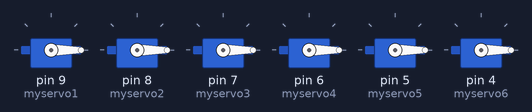
Recording of a sketch running on a simulated Arduino Uno, built with avr-gcc and run on an emulated ATmega328P. Shown: 6 × servo.

Above: at 0.05 s.
At 4.0 s:
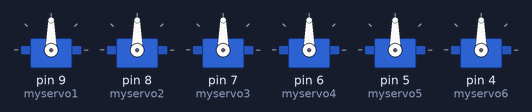
Timing chart, 0 to 5.2 s (numbered marks = the images above):
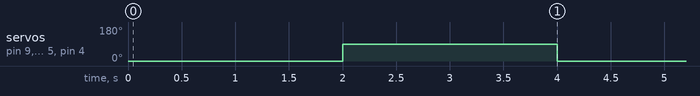

The sketch:

servos.ino
```cpp
#include <Servo.h>
Servo myservo1;
Servo myservo2;
Servo myservo3;
Servo myservo4;
Servo myservo5;
Servo myservo6;
void setup() {
  // put your setup code here, to run once:
myservo1.attach(9);
myservo2.attach(8);
myservo3.attach(7);
myservo4.attach(6);
myservo5.attach(5);
myservo6.attach(4);
}

void loop() {
  // put your main code here, to run repeatedly:
myservo1.write(0);
myservo2.write(0);
myservo3.write(0);
myservo4.write(0);
myservo5.write(0);
myservo6.write(0);
delay(2000);
myservo1.write(90);
myservo2.write(90);
myservo3.write(90);
myservo4.write(90);
myservo5.write(90);
myservo6.write(90);
delay(2000);
}
```

Measured:
- by itself, servo on pin 9 (myservo1), servo on pin 8 (myservo2), servo on pin 7 (myservo3), servo on pin 6 (myservo4), servo on pin 5 (myservo5), servo on pin 4 (myservo6): alternates 90° for 2.0 s and 0° for 2.0 s
